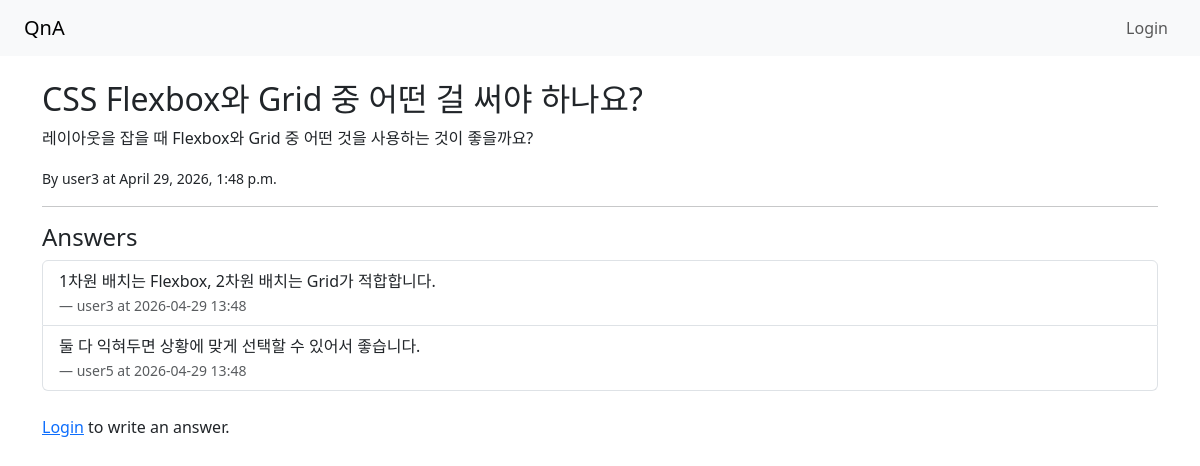
Screenshot of /question/12/ with the database file from the repository.
### qa/models.py (models this page shows, shortened)
class Question(models.Model):
    title = models.CharField(max_length=200)
    content = models.TextField()
    author = models.ForeignKey(User, on_delete=models.CASCADE)
    created_at = models.DateTimeField(auto_now_add=True)

class Answer(models.Model):
    question = models.ForeignKey(Question, on_delete=models.CASCADE, related_name='answers')
    content = models.TextField()
    author = models.ForeignKey(User, on_delete=models.CASCADE)
    created_at = models.DateTimeField(auto_now_add=True)

### qa/views.py (the view)
# urls.py: path('question/<int:pk>/', views.question_detail, name='question_detail'),
def question_detail(request, pk):
    question = get_object_or_404(Question, pk=pk)
    if request.method == 'POST':
        content = request.POST.get('content')
        if content and request.user.is_authenticated:
            Answer.objects.create(
                question=question,content=content,author=request.user,created_at=timezone.now())
            return redirect('question_detail', pk=pk)
    return render(request, 'qa/question_detail.html', {'question': question})

### qa/templates/qa/question_detail.html
{% extends 'qa/base.html' %}
{% block content %}
<h2>{{ question.title }}</h2>
<p>{{ question.content }}</p>
<p><small>By {{ question.author.username }} at {{ question.created_at }}</small></p>
<hr>
<h4>Answers</h4>
<ul class="list-group mb-4">
    {% for answer in question.answers.all %}
    <li class="list-group-item">
        {{ answer.content }}<br>
        <small class="text-muted">— {{ answer.author.username }} at {{ answer.created_at|date:"Y-m-d H:i" }}</small>
    </li>
    {% empty %}
    <li class="list-group-item">No answers yet.</li>
    {% endfor %}
</ul>
{% if user.is_authenticated %}
<h5>Write an Answer</h5>
<form method="post">
    {% csrf_token %}
    <div class="mb-3">
        <textarea name="content" class="form-control" rows="4"
                  placeholder="Write your answer here..."></textarea>
    </div>
    <button type="submit" class="btn btn-success">Submit Answer</button>
</form>
{% else %}
<p><a href="{% url 'login' %}">Login</a> to write an answer.</p>
{% endif %}
{% endblock %}

### rows the page displays
Question: title "CSS Flexbox와 Grid 중 어떤 걸 써야 하나요?", content "레이아웃을 잡을 때 Flexbox와 Grid 중 어떤 것을 사용하는 것이 좋을까요?", author.username "user3", created_at "April 29, 2026, 1:48 p.m."
Answer: content "1차원 배치는 Flexbox, 2차원 배치는 Grid가 적합합니다.", author.username "user3", created_at "2026-04-29 13:48"
Answer: content "둘 다 익혀두면 상황에 맞게 선택할 수 있어서 좋습니다.", author.username "user5", created_at "2026-04-29 13:48"
